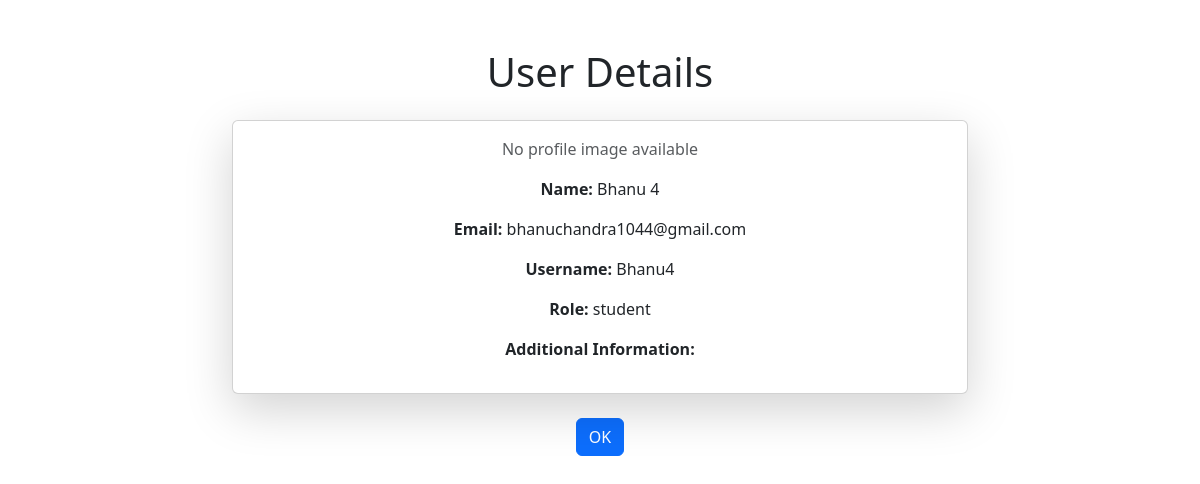
Screenshot of /security/user-details/bhanuchandra1044@gmail.com/ (signed in) with the database file from the repository.
### authentication/models.py (models this page shows, shortened)
class CustomUser(AbstractUser):
    email = models.EmailField()
    role = models.CharField(max_length=50, choices=ROLE_CHOICE)
    hostel = models.CharField(max_length=2, choices=HOSTEL_CHOICES, null=True, blank=True)
    profile_image = models.ImageField(upload_to='student_images/', null=True, blank=True)

### security/views.py (the view)
# urls.py: path('user-details/<str:email>/', views.user_details, name='user_details'),
@login_required
def user_details(request, email):
    try:
        user = customuser.objects.get(email=email)
    except customuser.DoesNotExist:
        return redirect('qr_code_scanner')
    additional_info = request.GET.get('additional_info', '')  # Fetch additional_info from query parameter
    return render(request, 'user_details.html', {'user': user, 'additional_info': additional_info})

### security/templates/user_details.html (shortened to what this page needs)
{% load static %}
<!DOCTYPE html>
<html lang="en">
<head>
    <link href="https://cdn.jsdelivr.net/npm/bootstrap@5.3.3/dist/css/bootstrap.min.css" rel="stylesheet">
</head>
<body>
    <div class="container mt-5">
        <h1 class="text-center mb-4">User Details</h1>
        <div class="row justify-content-center">
            <div class="col-md-8">
                <div class="card shadow-lg">
                    <div class="card-body text-center">
                        {% if user.profile_image %}
                            <img src="{{ user.profile_image.url }}" alt="Profile Image" class="img-thumbnail mb-4" style="width: 150px; height: 150px; object-fit: cover; border-radius: 50%;">
                        {% else %}
                            <p class="text-muted">No profile image available</p>
                        {% endif %}
                        <div class="text-left">
                            <p><strong>Name:</strong> {{ user.first_name }} {{ user.last_name }}</p>
                            <p><strong>Email:</strong> {{ user.email }}</p>
                            <p><strong>Username:</strong> {{ user.username }}</p>
                            <p><strong>Role:</strong> {{ user.role }}</p>
                            <p><strong>Additional Information:</strong> </p>
                        </div>
                    </div>
                </div>
                <div class="d-flex justify-content-center mt-4">
                    <a href="{% url 'qr_code_scanner' %}" class="btn btn-primary">OK</a>
                </div>
            </div>
        </div>
    </div>
</body>
</html>

### rows the page displays
CustomUser: first_name "Bhanu", last_name "4", email "bhanuchandra1044@gmail.com", username "Bhanu4", role "student"
